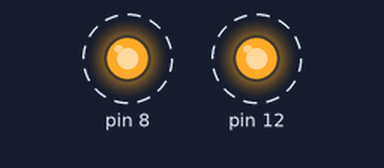
A sketch run on a simulated Arduino Uno, built with avr-gcc and run on an emulated ATmega328P. Parts: output pins drawn as LEDs (lit = HIGH). Dashed ring = blinking.

Above: at 0.5 s.
Timing chart, 0 to 4.6 s (numbered marks = the images above):
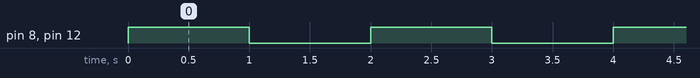

The sketch:

ROBOBOX_KIT4_EXP1.ino
```cpp
void setup() {
  pinMode(12, OUTPUT);
  pinMode(8, OUTPUT);
}

void loop() {
  digitalWrite(12, HIGH);
  digitalWrite(8, HIGH);
  delay(1000);
  digitalWrite(12, LOW);
  digitalWrite(8, LOW);
  delay(1000);
}
```

Measured:
- by itself, pin 8, pin 12: alternates HIGH for 1.0 s and LOW for 1.0 s
